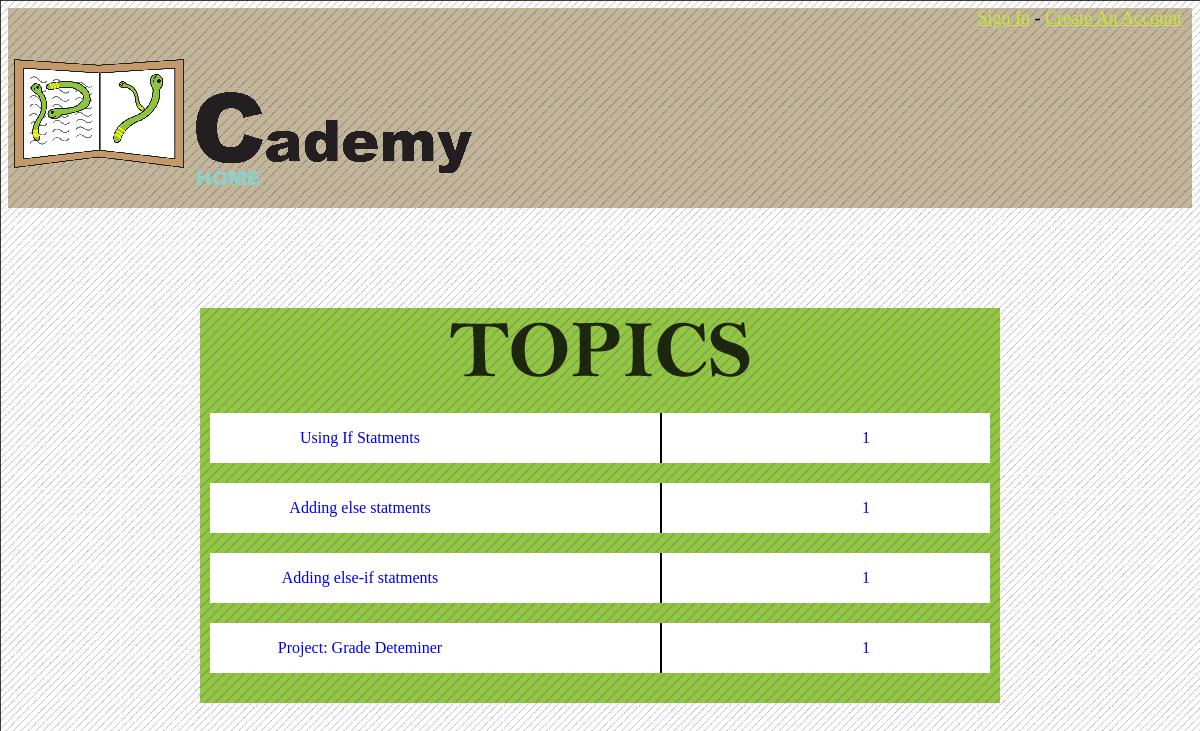
The page /class.php?class=ifstatments on the database its author committed.
### tables this page shows
CREATE TABLE `tutorials` (
  `id` varchar(200) NOT NULL COMMENT 'Identifyer',
  `diffculty` int(5) NOT NULL COMMENT 'Diffculty of the topic',
  `order` int(10) NOT NULL COMMENT 'Position in class',
  `class` varchar(500) NOT NULL COMMENT 'Title of the class',
  `topic` varchar(500) NOT NULL COMMENT 'Title of the topic',
  `tutorialtext` varchar(20000) NOT NULL COMMENT 'The tutorial text',
  `toadvance` varchar(10000) NOT NULL COMMENT 'Condiditons that have to be met to move slide',
  `isadvanced` tinyint(1) NOT NULL DEFAULT '0' COMMENT 'Whether a tutorial is advanced or not',
  PRIMARY KEY (`topic`)
);

### php/getclass.php (the view, shortened to what this page needs)
<?php
$classid = $_GET['class'];
$result = mysql_query("SELECT * FROM tutorials WHERE id = '" . $classid . "'");
while( $row = mysql_fetch_array($result) )
{
	echo "<a href='tutorial.php?class=" . $row['id'] . "&topic=" . $row['topic'] . "'>";
	echo "<div id='topic'>";
	echo "<div id='left'>";
	echo "<p>" . $row['topic'] . "</p>";
	echo "</div>";
	echo "<div id='middle'></div>";
	echo "<div id='right'>";
	echo "<p>" . $row['diffculty'] . "</p>";
	echo "</div>";
	echo "</div>";
	echo "</a>";
}
?>

### css/layout.css (style rules this page uses)
html { background-image: url(../images/background.gif); -webkit-background-size: cover; -moz-background-size: cover; background-size: cover; }

### class.php (style rules this page uses)
#class #topics #topic { clear: both; height: 50px; width: 730px; margin-bottom: 20px; background-color: #FFF; padding-left: 50px; margin-right: auto; margin-left: auto; }
#class #topics #topic #left { float: left; height: 50px; width: 200px; text-align: center; vertical-align: middle; margin-right: 200px; }
#class #topics #topic #right { float: left; height: 50px; width: auto; }
#class #topics #topic #middle { float: left; height: 50px; width: 2px; text-align: center; vertical-align: middle; background-color: #000; margin-right: 200px; margin-left: auto; }

### rows shown on the page
tutorials: topic "Using If Statments", diffculty "1"
tutorials: topic "Adding else statments", diffculty "1"
tutorials: topic "Adding else-if statments", diffculty "1"
tutorials: topic "Project: Grade Deteminer", diffculty "1"
